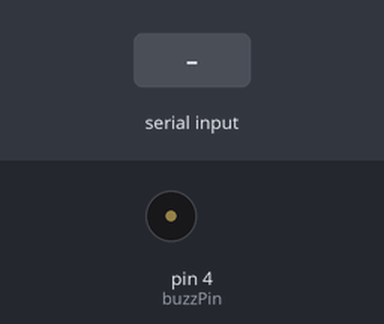
Recording of a sketch running on a simulated Arduino Uno, built with avr-gcc and run on an emulated ATmega328P. Parts: buzzer (waves = sounding). The test bench sets the inputs (shaded band). What the sketch prints to the serial monitor is not drawn.

Above: at 1.2 s.
1.3 s: "90,45\n" received over Serial
At 2.4 s:
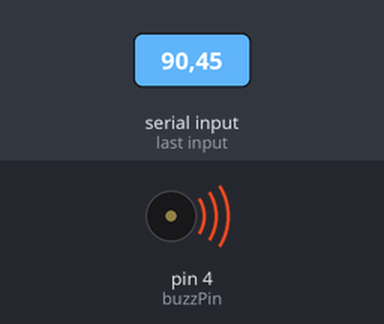
Timing chart, 0 to 4.3 s (numbered marks = the images above; inputs shaded):
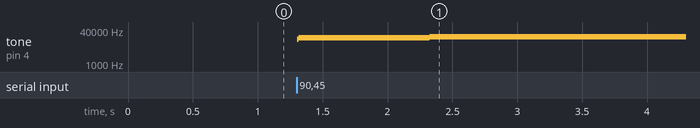

The sketch:

Buzzer.ino
```cpp
#define buzzPin 4

float dist;

void setup() {

  Serial.begin(9600);

  pinMode(buzzPin, OUTPUT);

}

void loop() {

  if (Serial.available() > 0) {

    dist = Serial.parseFloat();

    if (dist <= 100.0 && dist >= 80.0) {

      noTone(buzzPin);
      tone(buzzPin, 15000);

    } else if (dist >= 60.0) {

      noTone(buzzPin);
      tone(buzzPin, 16000);

    } else if (dist >= 40.0) {

      noTone(buzzPin);
      tone(buzzPin, 17000);

    } else if (dist >= 20.0) {

      noTone(buzzPin);
      tone(buzzPin, 18000);

    } else if (dist >= 0.0) {

      noTone(buzzPin);
      tone(buzzPin, 19000);

    }

  }

  delay(10);

  Serial.print(dist);

}
```

Measured:
- after the input at 1.3 s, tone on pin 4 (buzzPin): silent → 15000 Hz at once, → 17000 Hz 0.01 s later, → 19000 Hz 1.0 s later
